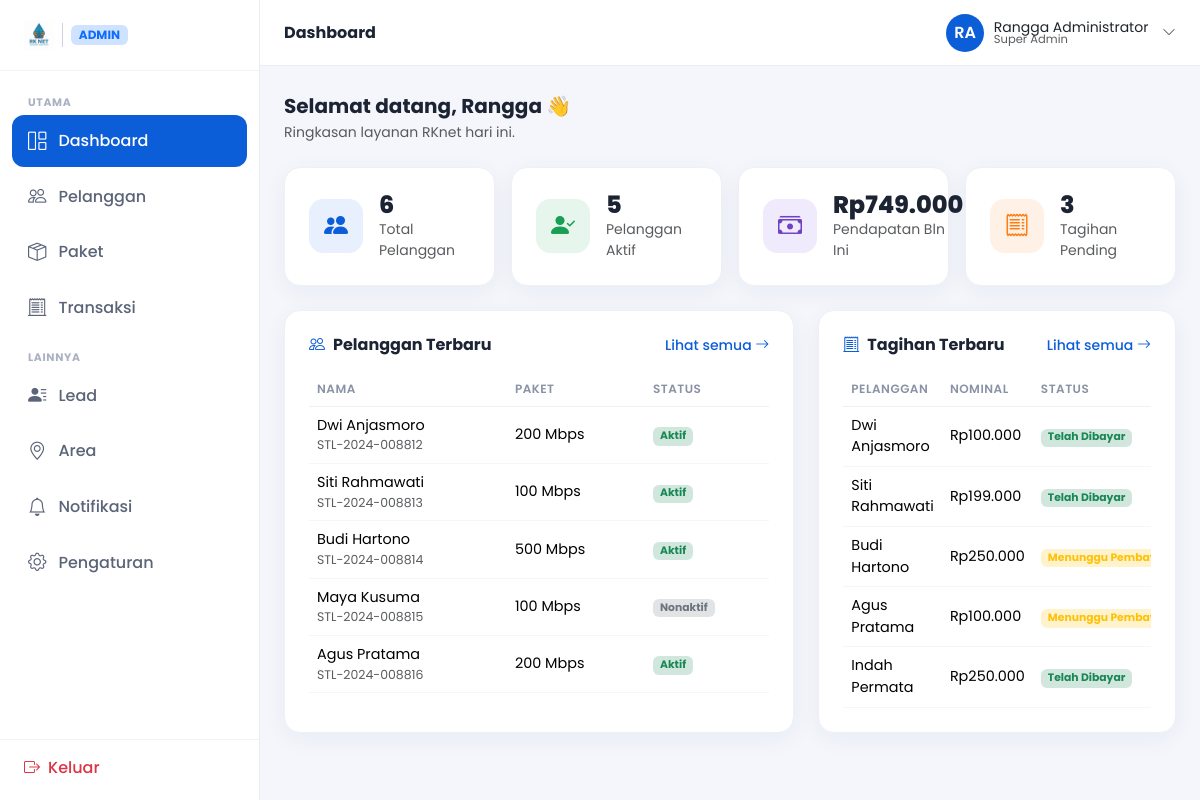
Screenshot of /admin/dashboard.php (signed in) with the database file from the repository.
### tables this page shows
CREATE TABLE pelanggan (
    id            VARCHAR(30) PRIMARY KEY,
    nama          VARCHAR(100) NOT NULL,
    email         VARCHAR(150) NOT NULL,
    hp            VARCHAR(30)  NOT NULL,
    alamat        VARCHAR(255) NULL,
    paket_id      INT          NULL,
    status        VARCHAR(20)  NOT NULL DEFAULT 'aktif',
    tgl_bergabung VARCHAR(20)  NOT NULL,
    kata_sandi    VARCHAR(255) NOT NULL,
    CONSTRAINT fk_pelanggan_paket FOREIGN KEY (paket_id) REFERENCES paket(id)
);

CREATE TABLE paket (
    id          INT AUTO_INCREMENT PRIMARY KEY,
    nama        VARCHAR(120) NOT NULL,
    kecepatan   VARCHAR(30)  NOT NULL,
    harga       INT          NOT NULL,
    status      VARCHAR(20)  NOT NULL DEFAULT 'aktif'
);

CREATE TABLE tagihan (
    id            INT AUTO_INCREMENT PRIMARY KEY,
    no_invoice    VARCHAR(40)  NOT NULL,
    pelanggan_id  VARCHAR(30)  NOT NULL,
    paket_id      INT          NULL,
    harga         INT          NOT NULL,
    tanggal       VARCHAR(20)  NOT NULL,
    status        VARCHAR(20)  NOT NULL DEFAULT 'menunggu',
    CONSTRAINT fk_tagihan_pelanggan FOREIGN KEY (pelanggan_id) REFERENCES pelanggan(id),
    CONSTRAINT fk_tagihan_paket FOREIGN KEY (paket_id) REFERENCES paket(id)
);

### auth.php (called while the page is built, shortened)
<?php
function idAdminSaatIni(): ?int
{
    return isset($_SESSION['admin_id']) ? (int) $_SESSION['admin_id'] : null;
}

### db.php (called while the page is built, shortened)
<?php
function db(): mysqli
{
    static $db = null;
    if ($db !== null) return $db;
    try {
        $db = new mysqli(DB_HOST, DB_USER, DB_PASS, DB_NAME, DB_PORT);
        $db->set_charset('utf8mb4');
    } catch (mysqli_sql_exception $e) {
        pesanErrorDb('Koneksi database gagal.',
            'Pastikan MySQL berjalan di port ' . DB_PORT . ' dan database <code>' . DB_NAME . '</code> sudah dibuat.');
    }
    return $db;
}
function stmtSiap(string $sql, array $params): mysqli_stmt
{
    $stmt = db()->prepare($sql);
    if ($params) {
        $tipe = '';
        foreach ($params as $p) {
            $tipe .= is_int($p) ? 'i' : (is_float($p) ? 'd' : 's');
        }
        $ref = [$tipe];
        foreach ($params as $i => $v) {
            $ref[] = &$params[$i];
        }
        call_user_func_array([$stmt, 'bind_param'], $ref);
    }
    $stmt->execute();
    return $stmt;
}
function kueri(string $sql, array $params = []): array
{
    return stmtSiap($sql, $params)->get_result()->fetch_all(MYSQLI_ASSOC);
}
function kueriSatu(string $sql, array $params = []): ?array
{
    $baris = stmtSiap($sql, $params)->get_result()->fetch_assoc();
    return $baris ?: null;
}
function kueriNilai(string $sql, array $params = [])
{
    $baris = stmtSiap($sql, $params)->get_result()->fetch_row();
    return $baris ? $baris[0] : null;
}

### admin-config.php (called while the page is built, shortened)
<?php
require_once __DIR__ . '/helpers.php';
require_once __DIR__ . '/db.php';
require_once __DIR__ . '/auth.php';
$admin = kueriSatu("SELECT nama, email, peran FROM admin WHERE id = ?", [idAdminSaatIni()]);
$daftarPelanggan = kueri(
    "SELECT pl.id, pl.nama, pl.email, pl.hp, pl.alamat, pk.kecepatan AS paket, pl.status, pl.tgl_bergabung AS bergabung
     FROM pelanggan pl LEFT JOIN paket pk ON pk.id = pl.paket_id
     ORDER BY pl.id"
);
$daftarTagihan = kueri(
    "SELECT t.id AS idTagihan, t.no_invoice AS noInvoice, pl.nama AS pelanggan, pk.kecepatan AS paket,
            t.harga, t.tanggal, t.status
     FROM tagihan t
     JOIN pelanggan pl ON pl.id = t.pelanggan_id
     LEFT JOIN paket pk ON pk.id = t.paket_id
     ORDER BY t.id"
);
$statistik = [
    'totalPelanggan'  => (int) kueriNilai("SELECT COUNT(*) FROM pelanggan"),
    'pelangganAktif'  => (int) kueriNilai("SELECT COUNT(*) FROM pelanggan WHERE status = 'aktif'"),
    'pendapatanBulan' => (int) kueriNilai("SELECT COALESCE(SUM(harga), 0) FROM tagihan WHERE status = 'lunas'"),
    'tagihanPending'  => (int) kueriNilai("SELECT COUNT(*) FROM tagihan WHERE status = 'menunggu'"),
];

### helpers.php (called while the page is built)
<?php
if (!function_exists('formatRupiah')) {
    function formatRupiah(int $angka): string
    {
        return 'Rp' . number_format($angka, 0, ',', '.');
    }
}
if (!function_exists('badgeStatus')) {
    function badgeStatus(string $status): array
    {
        return match ($status) {
            'lunas'      => ['kelas' => 'bg-success-subtle text-success',     'label' => 'Telah Dibayar'],
            'menunggu'   => ['kelas' => 'bg-warning-subtle text-warning',     'label' => 'Menunggu Pembayaran'],
            'aktif'      => ['kelas' => 'bg-success-subtle text-success',     'label' => 'Aktif'],
            'nonaktif'   => ['kelas' => 'bg-secondary-subtle text-secondary', 'label' => 'Nonaktif'],
            'baru'       => ['kelas' => 'bg-info-subtle text-info',           'label' => 'Baru'],
            'dihubungi'  => ['kelas' => 'bg-primary-subtle text-primary',     'label' => 'Dihubungi'],
            'terjadwal'  => ['kelas' => 'bg-warning-subtle text-warning',     'label' => 'Terjadwal'],
            'selesai'    => ['kelas' => 'bg-success-subtle text-success',     'label' => 'Selesai'],
            'batal'      => ['kelas' => 'bg-secondary-subtle text-secondary', 'label' => 'Batal'],
            'tercakup'   => ['kelas' => 'bg-success-subtle text-success',     'label' => 'Tercakup'],
            'segera'     => ['kelas' => 'bg-warning-subtle text-warning',     'label' => 'Segera'],
            'terkirim'   => ['kelas' => 'bg-success-subtle text-success',     'label' => 'Terkirim'],
            'draft'      => ['kelas' => 'bg-secondary-subtle text-secondary', 'label' => 'Draft'],
            default      => ['kelas' => 'bg-secondary-subtle text-secondary', 'label' => ucfirst($status)],
        };
    }
}

### admin/dashboard.php (the view, shortened to what this page needs)
<?php
require __DIR__ . '/../admin-config.php';
$judulHalaman = 'Dashboard';
$kartuStatistik = [
    ['Total Pelanggan',     number_format($statistik['totalPelanggan'], 0, ',', '.'), 'bi-people-fill',      'biru'],
    ['Pelanggan Aktif',     number_format($statistik['pelangganAktif'], 0, ',', '.'), 'bi-person-check-fill', 'hijau'],
    ['Pendapatan Bln Ini',  formatRupiah($statistik['pendapatanBulan']),              'bi-cash-stack',       'ungu'],
    ['Tagihan Pending',     (string) $statistik['tagihanPending'],                    'bi-receipt',          'oranye'],
];
?>
<!DOCTYPE html>
<html lang="id">
<?php include __DIR__ . '/partials/shell-head.php'; ?>
<?php include __DIR__ . '/partials/shell-open.php'; ?>
  <div class="mb-4">
    <h5 class="fw-700 mb-1">Selamat datang, <?= htmlspecialchars(explode(' ', $admin['nama'])[0]) ?> 👋</h5>
    <p class="text-muted small mb-0">Ringkasan layanan RKnet hari ini.</p>
  </div>
  <div class="row g-3 mb-4">
    <?php foreach ($kartuStatistik as $k): ?>
    <div class="col-md-6 col-xl-3">
      <div class="kartu kartu-pad stat-kartu">
        <div class="stat-ikon stat-<?= $k[3] ?>"><i class="bi <?= $k[2] ?>"></i></div>
        <div>
          <div class="stat-nilai fw-800"><?= htmlspecialchars($k[1]) ?></div>
          <div class="text-muted small"><?= htmlspecialchars($k[0]) ?></div>
        </div>
      </div>
    </div>
    <?php endforeach; ?>
  </div>
  <div class="row g-4">
    <div class="col-xl-7">
      <div class="kartu kartu-pad h-100">
        <div class="d-flex align-items-center justify-content-between mb-3">
          <h6 class="fw-700 mb-0"><i class="bi bi-people text-rk me-2"></i>Pelanggan Terbaru</h6>
          <a href="pelanggan.php" class="small text-rk text-decoration-none fw-500">Lihat semua <i class="bi bi-arrow-right"></i></a>
        </div>
        <div class="table-responsive">
          <table class="table align-middle mb-0 tabel-portal">
            <thead><tr><th>Nama</th><th>Paket</th><th>Status</th></tr></thead>
            <tbody>
              <?php foreach (array_slice($daftarPelanggan, 0, 5) as $p): $b = badgeStatus($p['status']); ?>
              <tr>
                <td>
                  <div class="fw-600"><?= htmlspecialchars($p['nama']) ?></div>
                  <div class="text-muted" style="font-size:.78rem"><?= htmlspecialchars($p['id']) ?></div>
                </td>
                <td><?= htmlspecialchars($p['paket']) ?></td>
                <td><span class="badge <?= $b['kelas'] ?>"><?= $b['label'] ?></span></td>
              </tr>
              <?php endforeach; ?>
            </tbody>
          </table>
        </div>
      </div>
    </div>
    <div class="col-xl-5">
      <div class="kartu kartu-pad h-100">
        <div class="d-flex align-items-center justify-content-between mb-3">
          <h6 class="fw-700 mb-0"><i class="bi bi-receipt-cutoff text-rk me-2"></i>Tagihan Terbaru</h6>
          <a href="transaksi.php" class="small text-rk text-decoration-none fw-500">Lihat semua <i class="bi bi-arrow-right"></i></a>
        </div>
        <div class="table-responsive">
          <table class="table align-middle mb-0 tabel-portal">
            <thead><tr><th>Pelanggan</th><th>Nominal</th><th>Status</th></tr></thead>
            <tbody>
              <?php foreach (array_slice($daftarTagihan, 0, 5) as $t): $b = badgeStatus($t['status']); ?>
              <tr>
                <td class="fw-600"><?= htmlspecialchars($t['pelanggan']) ?></td>
                <td><?= formatRupiah($t['harga']) ?></td>
                <td><span class="badge <?= $b['kelas'] ?>"><?= $b['label'] ?></span></td>
              </tr>
              <?php endforeach; ?>
            </tbody>
          </table>
        </div>
      </div>
    </div>
  </div>
<?php include __DIR__ . '/partials/shell-close.php'; ?>

### admin/partials/topbar.php (shortened to what this page needs)
<?php
$inisial = '';
foreach (explode(' ', trim($admin['nama'])) as $kata) {
    if ($kata !== '') $inisial .= mb_substr($kata, 0, 1);
}
$inisial = mb_strtoupper(mb_substr($inisial, 0, 2));
?>
<header class="portal-topbar">
  <div class="kiri">
    <h6 class="mb-0 fw-700"><?= htmlspecialchars($judulHalaman ?? 'Admin') ?></h6>
  </div>
  <div class="kanan">
    <div class="dropdown">
      <button class="topbar-user btn p-0 border-0 bg-transparent" data-bs-toggle="dropdown" aria-expanded="false">
        <span class="ava"><?= htmlspecialchars($inisial) ?></span>
        <span class="d-none d-sm-flex flex-column text-start lh-1">
          <span class="fw-600 small"><?= htmlspecialchars($admin['nama']) ?></span>
          <span class="text-muted" style="font-size:.72rem"><?= htmlspecialchars($admin['peran']) ?></span>
        </span>
        <i class="bi bi-chevron-down small text-muted ms-1"></i>
      </button>
    </div>
  </div>
</header>

### assets/css/style.css (style rules this page uses)
:root { --rk-blue:#0B5ED7; --rk-blue-dark:#06256E; --rk-blue-soft:#E8F0FE; --rk-cyan:#36C5F0; }
* { scroll-behavior:smooth }
body { font-family:'Poppins',system-ui,sans-serif;color:#1c2434 }
.text-rk { color:var(--rk-blue) }
.fw-500 { font-weight:500 }
.fw-700 { font-weight:700 }
.fw-800 { font-weight:800 }

### assets/css/portal.css (style rules this page uses)
body.portal { background:#f4f6fb;font-family:'Poppins',system-ui,sans-serif;color:#1c2434 }
.portal-topbar { background:#fff;border-bottom:1px solid #eaecf3;padding:.85rem 1.5rem; display:flex;align-items:center;justify-content:space-between;position:sticky;top:0;z-index:1020 }
.portal-topbar .kiri { display:flex;align-items:center;gap:.75rem }
.portal-topbar .kanan { display:flex;align-items:center;gap:.5rem }
.topbar-user { display:flex;align-items:center;gap:.6rem;padding:.25rem .35rem .25rem .85rem }
.topbar-user .ava { width:38px;height:38px;border-radius:50%;background:var(--rk-blue);color:#fff;display:flex;align-items:center;justify-content:center;font-weight:600 }
.kartu { background:#fff;border:1px solid #eef0f6;border-radius:1rem;box-shadow:0 6px 24px rgba(6,37,110,.05) }
.kartu-pad { padding:1.5rem }
.tabel-portal thead th { font-size:.75rem;text-transform:uppercase;letter-spacing:.5px;color:#8a93a6;font-weight:600;border-bottom:1px solid #eef0f6 }
.tabel-portal td { border-bottom:1px solid #f4f6fb;font-size:.9rem }
.stat-kartu { display:flex;align-items:center;gap:1rem }
.stat-ikon { width:54px;height:54px;border-radius:.9rem;display:flex;align-items:center;justify-content:center;font-size:1.5rem;flex-shrink:0 }
.stat-nilai { font-size:1.5rem;line-height:1.1 }
.stat-biru { background:#e8f0fe;color:#0b5ed7 }
.stat-hijau { background:#e6f6ec;color:#1a9e54 }
.stat-ungu { background:#efeafc;color:#6f42c1 }
.stat-oranye { background:#fff1e6;color:#fd7e14 }

### rows the page displays
pelanggan: nama "Dwi Anjasmoro", id "STL-2024-008812", paket.kecepatan "200 Mbps", status "Aktif"
pelanggan: nama "Siti Rahmawati", id "STL-2024-008813", paket.kecepatan "100 Mbps", status "Aktif"
pelanggan: nama "Budi Hartono", id "STL-2024-008814", paket.kecepatan "500 Mbps", status "Aktif"
pelanggan: nama "Maya Kusuma", id "STL-2024-008815", paket.kecepatan "100 Mbps", status "Nonaktif"
pelanggan: nama "Agus Pratama", id "STL-2024-008816", paket.kecepatan "200 Mbps", status "Aktif"
tagihan: pelanggan.nama "Dwi Anjasmoro", harga "Rp100.000", status "Telah Dibayar"
tagihan: pelanggan.nama "Siti Rahmawati", harga "Rp199.000", status "Telah Dibayar"
tagihan: pelanggan.nama "Budi Hartono", harga "Rp250.000", status "Menunggu…"
tagihan: pelanggan.nama "Agus Pratama", harga "Rp100.000", status "Menunggu…"
tagihan: pelanggan.nama "Indah Permata", harga "Rp250.000", status "Telah Dibayar"

### other values shown
$grup "UTAMA"
$menu[0] "Dashboard"
$menu[0] "Pelanggan"
$menu[0] "Paket"
$menu[0] "Transaksi"
$grup "LAINNYA"
$menu[0] "Lead"
$menu[0] "Area"
$menu[0] "Notifikasi"
$menu[0] "Pengaturan"
$judulHalaman "Dashboard"
$inisial "RA"
$admin['nama'] "Rangga Administrator"
$admin['peran'] "Super Admin"
explode(' ', $admin['nama'])[0] "Rangga"
